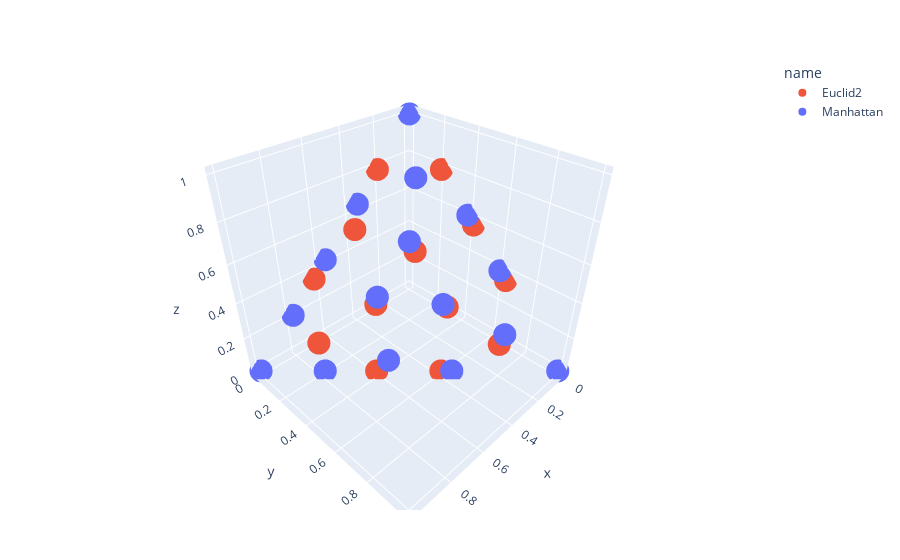

Notebook code cell kept with this figure:
### Code cell
plot(df_out, x=:x1, y=:x2, z=:x3, type="scatter3d", mode="markers", color=:name)

### Figure 1 — Plotly figure (JSON) as saved in the notebook; plotly's stock layout.template omitted (floating-point values rounded to 4 significant figures)
{"data": [{"legendgroup": "Euclid2", "marker": {"color": "#EF553B"}, "mode": "markers", "name": "Euclid2", "showlegend": true, "type": "scatter3d", "x": [0.394, 0.2485, 0.2485, 0.6428, 0.751, 4.553e-08, 0.6103, 0.4839, 1.0, 0.2162, -1.678e-09, 0.1456, 9.388e-09, 1.934e-09, 6.115e-09, 0.409], "xaxis": "x", "y": [0.606, 0.5031, 0.2869, 3.814e-09, 0.1408, 0.4325, 0.3897, 0.2576, -1.603e-09, 5.394e-09, 1.0, 0.7515, 0.2162, 2.512e-09, 0.6487, 0.04099], "yaxis": "y", "z": [5.104e-09, 0.2485, 0.4647, 0.3572, 0.1082, 0.5675, 8.748e-09, 0.2584, -8.385e-10, 0.7838, -6.651e-10, 0.1029, 0.7838, 1.0, 0.3513, 0.55]}, {"legendgroup": "Manhattan", "marker": {"color": "#636efa"}, "mode": "markers", "name": "Manhattan", "showlegend": true, "type": "scatter3d", "x": [0.4647, 8.748e-09, 0.7838, 0.7838, 0.2485, -8.385e-10, 0.3513, 0.55, 1.0, 0.3572, 0.1082, 5.112e-09, 0.2574, 0.1029, 0.5675, -6.177e-10], "xaxis": "x", "y": [0.2485, 0.6103, 9.388e-09, 0.2162, 0.2485, 1.0, 6.137e-09, 0.409, 1.934e-09, 0.6428, 0.751, 0.394, 0.4842, 0.1456, 4.553e-08, -1.636e-09], "yaxis": "y", "z": [0.2869, 0.3897, 0.2162, 5.394e-09, 0.5031, -1.603e-09, 0.6487, 0.04099, 2.512e-09, 3.814e-09, 0.1408, 0.606, 0.2585, 0.7515, 0.4325, 1.0]}], "layout": {"legend": {"title": {"text": "name"}, "tracegroupgap": 0}, "margin": {"b": 50, "l": 50, "r": 50, "t": 60}, "xaxis": {"title": {"text": "x1"}}, "yaxis": {"title": {"text": "x2"}}}}
